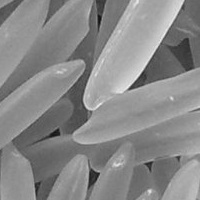
#> input picture image-processing/cropped_image.jpg, 200 x 200 px, found by its file name
$ python edge_operators.py   (older library calls are emulated)
#> lines starting #> are read from the running program, lines starting #| are printed output that depends on the picture
import cv2
import numpy as np
import matplotlib.pyplot as plt

img = cv2.imread('cropped_image.jpg', cv2.IMREAD_GRAYSCALE)
#> img is the input picture: shape (200, 200); min 19, max 244, mean 136.1
img_gaussian = cv2.GaussianBlur(img,(3,3),0)

img_sobelx = cv2.Sobel(img_gaussian,cv2.CV_8U,1,0,ksize=3)
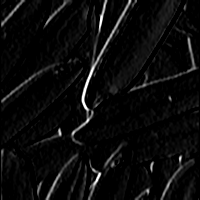
#> img_sobelx: shape (200, 200); min 0, max 255, mean 11.3
img_sobely = cv2.Sobel(img_gaussian,cv2.CV_8U,0,1,ksize=3)
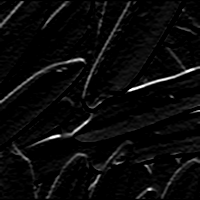
#> img_sobely: shape (200, 200); min 0, max 255, mean 10.4
img_sobel = img_sobelx + img_sobely
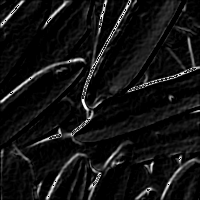
#> img_sobel: shape (200, 200); min 0, max 255, mean 19.2

kernelx = np.array([[1,1,1],[0,0,0],[-1,-1,-1]])
kernely = np.array([[-1,0,1],[-1,0,1],[-1,0,1]])
img_prewittx = cv2.filter2D(img_gaussian, -1, kernelx)
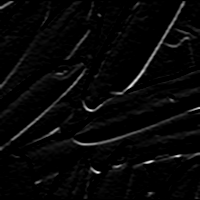
#> img_prewittx: shape (200, 200); min 0, max 243, mean 7.6
img_prewitty = cv2.filter2D(img_gaussian, -1, kernely)
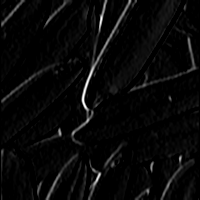
#> img_prewitty: shape (200, 200); min 0, max 255, mean 8.5


plt.figure(figsize=(10, 7))
plt.subplot(3, 3, 2), plt.imshow(cv2.cvtColor(img, cv2.COLOR_BGR2RGB),
cmap='gray'), plt.xticks([]), plt.yticks([]) ,plt.title('Original Image')
plt.subplot(3, 3, 4), plt.imshow(img_sobelx, cmap='gray'),plt.xticks([]),
plt.yticks([]), plt.title('Sobel X')
plt.subplot(3, 3, 5), plt.imshow(img_sobely, cmap='gray'), plt.xticks([]),
plt.yticks([]), plt.title('Sobel Y')
plt.subplot(3, 3, 6), plt.imshow(img_sobel, cmap='gray'),plt.xticks([]),
plt.yticks([]), plt.title('Sobel Edges')
plt.subplot(3, 3, 7), plt.imshow(img_prewittx, cmap='gray'),plt.xticks([]),
plt.yticks([]), plt.title('Prewitt X')
plt.subplot(3, 3, 8), plt.imshow(img_prewitty, cmap='gray'),plt.xticks([]),
plt.yticks([]), plt.title('Prewitt Y')
plt.subplot(3, 3, 9), plt.imshow(img_prewittx + img_prewitty,
cmap='gray'),plt.xticks([]), plt.yticks([]), plt.title('Prewitt Edges')
plt.show()
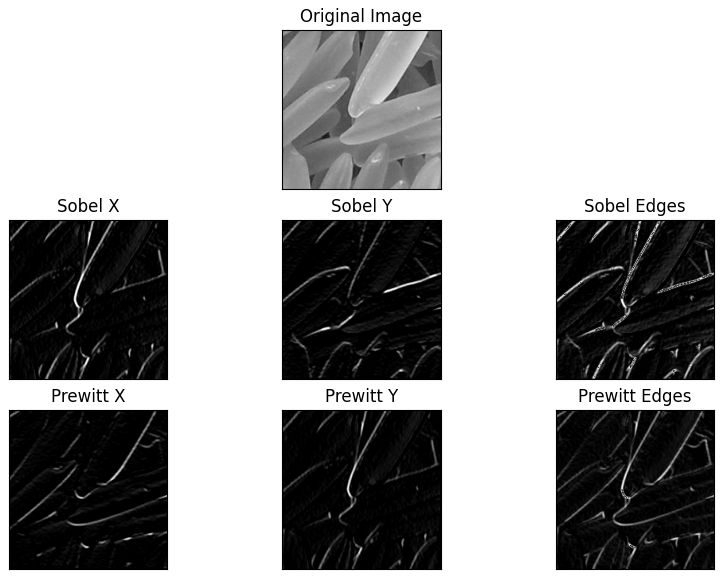
#> figure drawn by matplotlib, 7 panels
cv2.waitKey(0)
cv2.destroyAllWindows()
